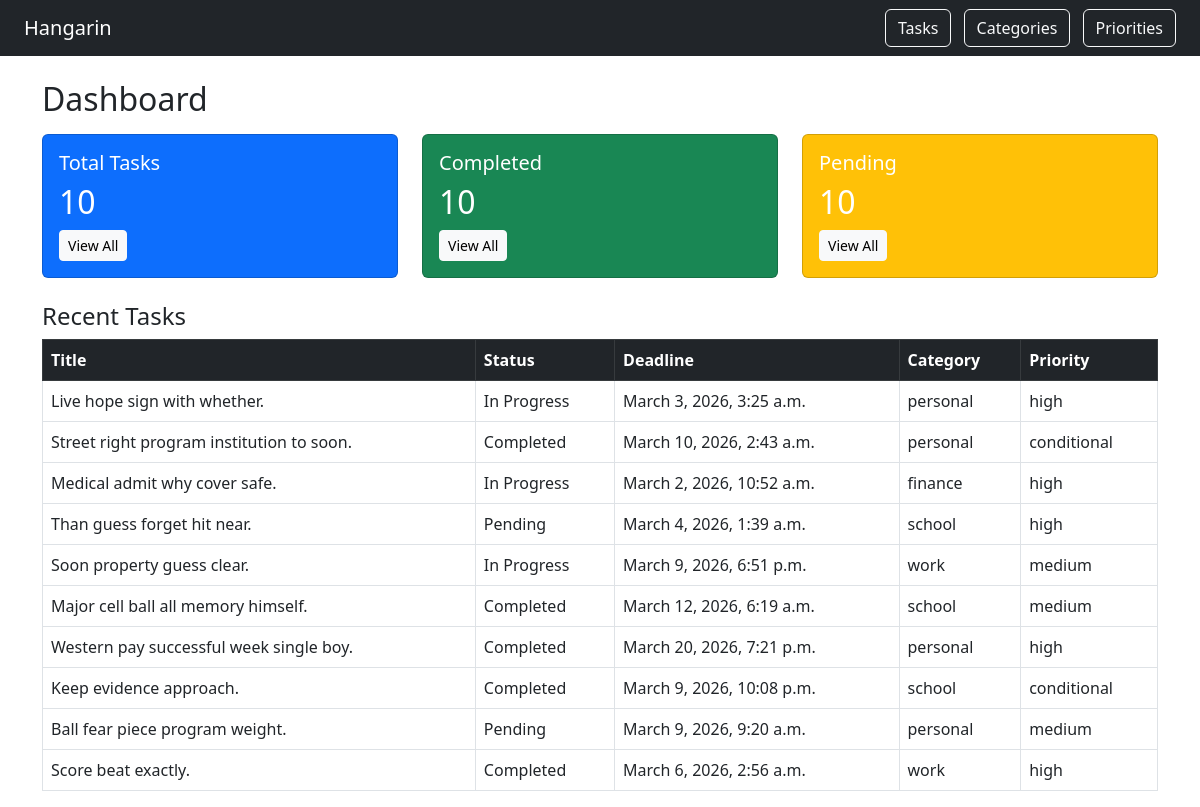
The page / on the database its author committed.
### tasks/models.py (models this page shows, shortened)
class BaseModel(models.Model):
    created_at = models.DateTimeField(auto_now_add=True)
    updated_at = models.DateTimeField(auto_now=True)
    class Meta:
        abstract = True

class Task(BaseModel):
    STATUS_CHOICES = [
        ("Pending", "Pending"),
        ("In Progress", "In Progress"),
        ("Completed", "Completed"),
    ]
    title = models.CharField(max_length=255)
    description = models.TextField()
    deadline = models.DateTimeField()
    status = models.CharField(
        max_length=50,
        choices=STATUS_CHOICES,
        default="Pending"
    )
    category = models.ForeignKey(
        Category,
        on_delete=models.SET_NULL,
        null=True
    )
    priority = models.ForeignKey(
        Priority,
        on_delete=models.SET_NULL,
        null=True
    )

class Category(BaseModel):
    name = models.CharField(max_length=100)
    class Meta:
        verbose_name = "Category"
        verbose_name_plural = "Categories"
    def __str__(self):
        return self.name

class Priority(BaseModel):
    name = models.CharField(max_length=100)
    class Meta:
        verbose_name = "Priority"
        verbose_name_plural = "Priorities"
    def __str__(self):
        return self.name

### tasks/views.py (the view)
# urls.py: path('', views.dashboard, name='dashboard'),
def dashboard(request):
    tasks = Task.objects.all()
    return render(request, 'dashboard.html', {'tasks': tasks})

### tasks/templates/dashboard.html (shortened to what this page needs)
{% load static %}
{% load pwa %}
<!DOCTYPE html>
<html>
<head>
    <link href="https://cdn.jsdelivr.net/npm/bootstrap@5.3.0/dist/css/bootstrap.min.css" rel="stylesheet">
</head>
<body>
<nav class="navbar navbar-dark bg-dark px-4">
    <a class="navbar-brand" href="/">Hangarin</a>
    <div>
        <a href="/tasks/" class="btn btn-outline-light me-2">Tasks</a>
        <a href="/categories/" class="btn btn-outline-light me-2">Categories</a>
        <a href="/priorities/" class="btn btn-outline-light">Priorities</a>
    </div>
</nav>
<div class="container mt-4">
    <h2>Dashboard</h2>
    <div class="row mt-3">
        <div class="col-md-4">
            <div class="card text-white bg-primary">
                <div class="card-body">
                    <h5 class="card-title">Total Tasks</h5>
                    <h2>{{ tasks.count }}</h2>
                    <a href="/tasks/" class="btn btn-light btn-sm">View All</a>
                </div>
            </div>
        </div>
        <div class="col-md-4">
            <div class="card text-white bg-success">
                <div class="card-body">
                    <h5 class="card-title">Completed</h5>
                    <h2>{{ tasks|length }}</h2>
                    <a href="/tasks/" class="btn btn-light btn-sm">View All</a>
                </div>
            </div>
        </div>
        <div class="col-md-4">
            <div class="card text-white bg-warning">
                <div class="card-body">
                    <h5 class="card-title">Pending</h5>
                    <h2>{{ tasks|length }}</h2>
                    <a href="/tasks/" class="btn btn-light btn-sm">View All</a>
                </div>
            </div>
        </div>
    </div>
    <div class="mt-4">
        <h4>Recent Tasks</h4>
        <table class="table table-bordered">
            <thead class="table-dark">
                <tr>
                    <th>Title</th>
                    <th>Status</th>
                    <th>Deadline</th>
                    <th>Category</th>
                    <th>Priority</th>
                </tr>
            </thead>
            <tbody>
                {% for task in tasks %}
                <tr>
                    <td>{{ task.title }}</td>
                    <td>{{ task.status }}</td>
                    <td>{{ task.deadline }}</td>
                    <td>{{ task.category }}</td>
                    <td>{{ task.priority }}</td>
                </tr>
                {% empty %}
                <tr><td colspan="5">No tasks yet.</td></tr>
                {% endfor %}
            </tbody>
        </table>
    </div>
</div>
</body>
</html>

### rows shown on the page
Task: title "Live hope sign with whether.", status "In Progress", deadline "March 3, 2026, 3:25 a.m.", category "personal", priority "high"
Task: title "Street right program institution to soon.", status "Completed", deadline "March 10, 2026, 2:43 a.m.", category "personal", priority "conditional"
Task: title "Medical admit why cover safe.", status "In Progress", deadline "March 2, 2026, 10:52 a.m.", category "finance", priority "high"
Task: title "Than guess forget hit near.", status "Pending", deadline "March 4, 2026, 1:39 a.m.", category "school", priority "high"
Task: title "Soon property guess clear.", status "In Progress", deadline "March 9, 2026, 6:51 p.m.", category "work", priority "medium"
Task: title "Major cell ball all memory himself.", status "Completed", deadline "March 12, 2026, 6:19 a.m.", category "school", priority "medium"
Task: title "Western pay successful week single boy.", status "Completed", deadline "March 20, 2026, 7:21 p.m.", category "personal", priority "high"
Task: title "Keep evidence approach.", status "Completed", deadline "March 9, 2026, 10:08 p.m.", category "school", priority "conditional"
Task: title "Ball fear piece program weight.", status "Pending", deadline "March 9, 2026, 9:20 a.m.", category "personal", priority "medium"
Task: title "Score beat exactly.", status "Completed", deadline "March 6, 2026, 2:56 a.m.", category "work", priority "high"

### other values the page prints
{{ tasks.count }} "10"
{{ tasks|length }} "10"
